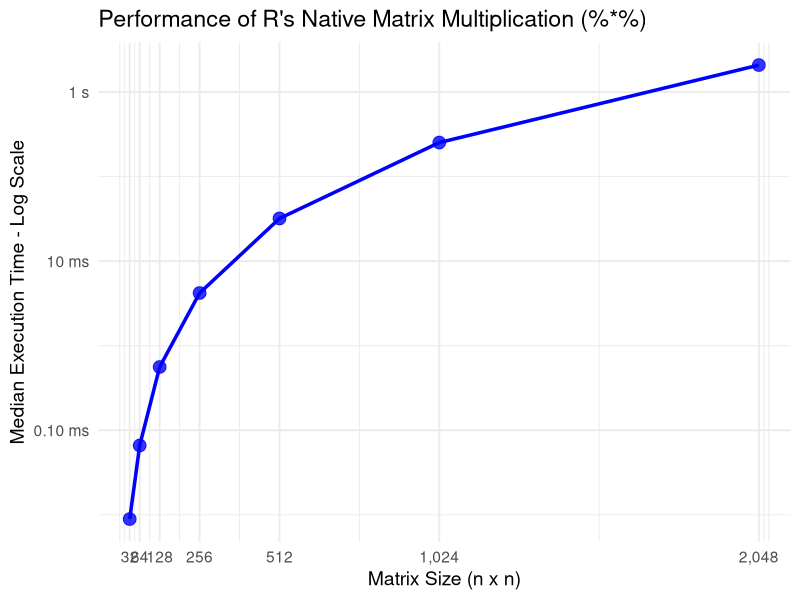
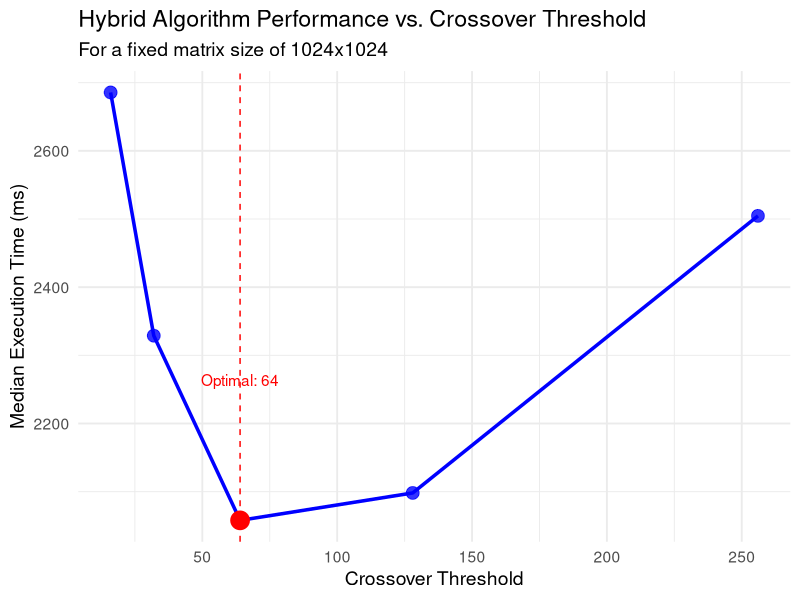
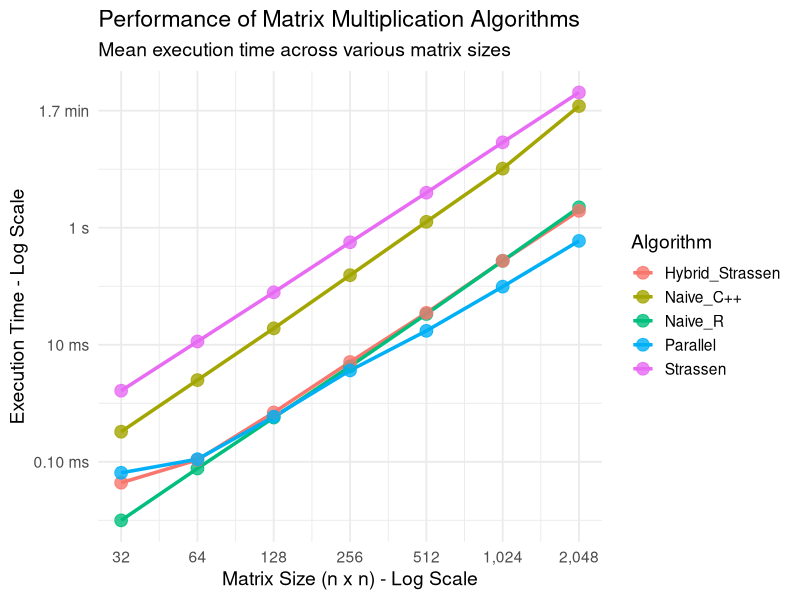

Generate these figures, in order, with R:
## ---- chunk 1
knitr::opts_chunk$set(
  collapse = TRUE,
  comment = "#>"
)
## ---- chunk 2
# This code is a simplified version of r_performance_plot.R
# It uses pre-calculated data.
library(ggplot2)
library(scales)

r_perf_data <- data.frame(
  size = c(32, 64, 128, 256, 512, 1024, 2048),
  time_sec = c(0.0000089, 0.000066, 0.00056, 0.0042, 0.032, 0.253, 2.087)
)

time_labels <- function(x) {
  sapply(x, function(y) {
    if (is.na(y)) return(NA)
    ms <- y * 1000
    if (ms < 1) return(paste(sprintf("%.2f", ms), "ms"))
    if (y < 1) return(paste(round(ms), "ms"))
    if (y < 60) return(paste(round(y, 1), "s"))
    return(paste(round(y / 60, 1), "min"))
  })
}

ggplot(r_perf_data, aes(x = size, y = time_sec)) +
  geom_line(color = "blue", linewidth = 1.2) +
  geom_point(color = "blue", size = 4, alpha = 0.8) +
  scale_x_continuous(breaks = r_perf_data$size, labels = scales::comma) +
  scale_y_log10(labels = time_labels) +
  labs(
    title = "Performance of R's Native Matrix Multiplication (%*%)",
    x = "Matrix Size (n x n)",
    y = "Median Execution Time - Log Scale"
  ) +
  theme_minimal(base_size = 14)
## ---- chunk 3
# This code is a simplified version of threshold_tuning_plot.R
# It uses pre-calculated data.
library(ggplot2)
library(dplyr)

threshold_data <- data.frame(
  threshold = c(16, 32, 64, 128, 256),
  median_ms = c(2685.633, 2328.833, 2057.906, 2098.130, 2504.597)
)

optimal_point <- threshold_data %>%
  filter(median_ms == min(median_ms))

ggplot(threshold_data, aes(x = threshold, y = median_ms)) +
  geom_line(color = "blue", linewidth = 1.2) +
  geom_point(color = "blue", size = 4, alpha = 0.8) +
  geom_point(data = optimal_point, aes(x = threshold, y = median_ms), color = "red", size = 6) +
  geom_vline(xintercept = optimal_point$threshold, linetype = "dashed", color = "red") +
  annotate("text", 
           x = optimal_point$threshold, 
           y = optimal_point$median_ms + (0.1 * optimal_point$median_ms),
           label = paste("Optimal:", optimal_point$threshold),
           color = "red",
           hjust = 0.5) +
  labs(
    title = "Hybrid Algorithm Performance vs. Crossover Threshold",
    subtitle = "For a fixed matrix size of 1024x1024",
    x = "Crossover Threshold",
    y = "Median Execution Time (ms)"
  ) +
  theme_minimal(base_size = 14)
## ---- chunk 4
# This code is a simplified version of vignettes/projection_plot.R
# It uses pre-calculated data.
library(ggplot2)
library(dplyr)
library(scales)

benchmark_data <- data.frame(
  size = rep(c(32, 64, 128, 256, 512, 1024, 2048), each = 5),
  expr = rep(c("Naive_R", "Naive_C++", "Strassen", "Hybrid_Strassen", "Parallel"), times = 7),
  mean_ms = c(
    0.010, 0.327, 1.641, 0.044, 0.065,
    0.077, 2.493, 11.38, 0.108, 0.111,
    0.571, 19.09, 78.85, 0.697, 0.591,
    4.285, 154.6, 564.2, 5.083, 3.648,
    33.48, 1261, 3962, 35.10, 17.31,
    272.1, 10227, 28779, 271.6, 98.47,
    2231, 119661, 204754, 1945, 595.6
  )
)

benchmark_data$time_sec <- benchmark_data$mean_ms / 1000

ggplot(benchmark_data, aes(x = size, y = time_sec, color = expr, group = expr)) +
  geom_line(linewidth = 1.2) +
  geom_point(size = 4, alpha = 0.8) +
  scale_x_log10(breaks = 2^(5:11), labels = scales::comma) +
  scale_y_log10(labels = time_labels) +
  labs(
    title = "Performance of Matrix Multiplication Algorithms",
    subtitle = "Mean execution time across various matrix sizes",
    x = "Matrix Size (n x n) - Log Scale",
    y = "Execution Time - Log Scale",
    color = "Algorithm"
  ) +
  theme_minimal(base_size = 14)
